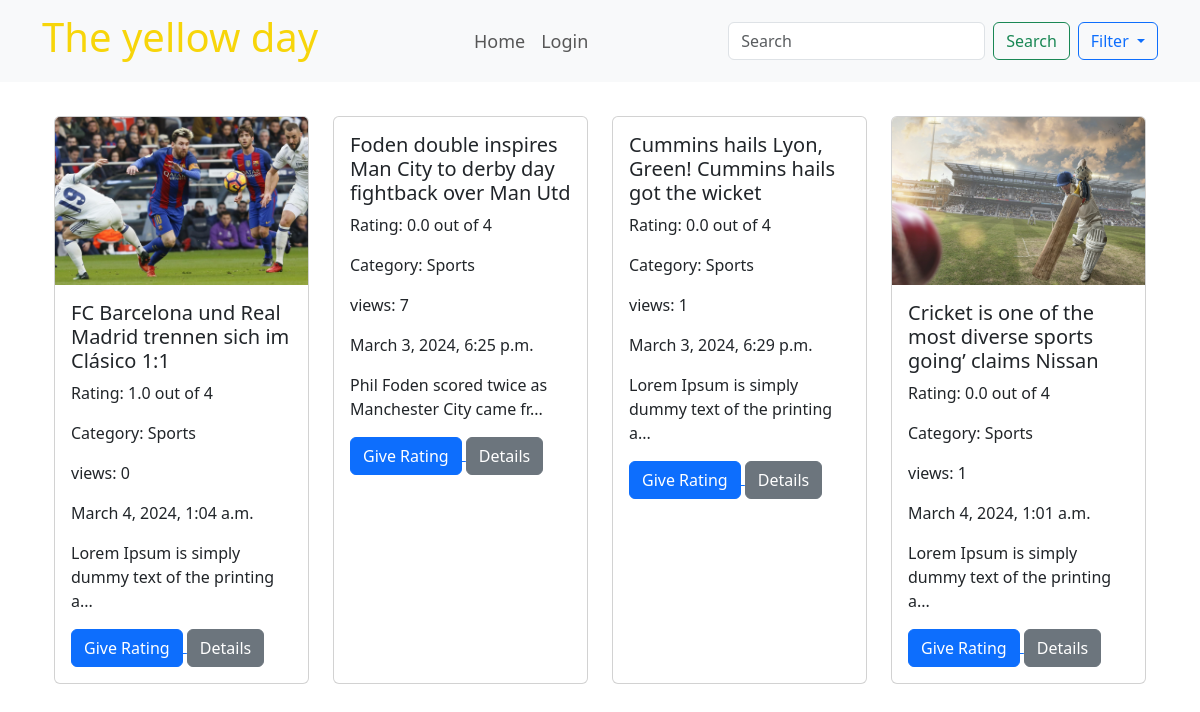
The app's page /news_for_a_category/1/ with its own data.
### posts/models.py (models this page shows)
class Post(models.Model):
    created_at = models.DateTimeField(auto_now_add = True)
    edited_at = models.DateTimeField(auto_now = True)
    categroy = models.ForeignKey(Category,on_delete=models.CASCADE,blank=True,default=None)
    headline = models.CharField(max_length=200)
    description = models.TextField()
    editor = models.ForeignKey(EditorsProfile,on_delete=models.CASCADE,related_name='my_post')
    image = models.ImageField(upload_to='photos/post_img')
    viwes_of_this = models.IntegerField(blank=True,default=0)
    def rating(self):
       now = 0.0
       ave = now
       qeryset_of_rating = Rating.objects.filter(post=self).exists()
       if qeryset_of_rating:
            qeryset_of_rating = Rating.objects.filter(post=self)
            n = qeryset_of_rating.count()
            for i in qeryset_of_rating:now+=i.rating
            ave = now/n
       return  round(ave, 1)
    def short_descriptions(self):
        if len(self.description) > 50:
            return f"{str(self.description)[:50]}..."
        else:
            return f"{str(self.description)}"
    def __lt__(self,others):
        my_rate = self.rating()
        other_rate =others.rating()
        return my_rate<=other_rate

class Rating(models.Model):
    post = models.ForeignKey(Post,on_delete=models.CASCADE,related_name='ratins')
    user = models.ForeignKey(User,on_delete=models.CASCADE,related_name='ratins')
    descriptions = models.TextField()
    created_at = models.DateTimeField(auto_now_add = True)
    edited_at = models.DateTimeField(auto_now = True)
    rating = models.IntegerField(choices=RATING)
    class Meta:
        unique_together = (('post', 'user'),)

class Category(models.Model):
    category_name = models.CharField(max_length=200)
    def __str__(self):return self.category_name

### Newspaper_Site/views.py (the view)
# urls.py: path('news_for_a_category/<int:pk>/', news_for_a_category,name='news_for_a_category'),
def news_for_a_category(request,pk):
    category =  Category.objects.filter(pk=pk).exists()
    if Category:
        category = Category.objects.all()
        categories_with_news = []
        for cata in category:
           yes_there_is_atlest_one_news_for_this_cata = Post.objects.filter(categroy=cata)
           if   yes_there_is_atlest_one_news_for_this_cata: categories_with_news.append(cata)
        current_cata =  Category.objects.get(pk=pk)
        all_news =  Post.objects.filter(categroy= current_cata)
        arr = []
        for single_news in all_news:
            arr.append((single_news))
        arr.sort()
        arr.reverse()
        if all_news.count()<1:return render(request,'gohome1.html')
        return render(request,'index.html',{'all_news':  arr,'category':categories_with_news})
    return render(request,'gohome1.html')

### templates/index.html (shortened to what this page needs)
{% extends "base.html" %}
{% block content %}
      <div class="container" style="padding-top: 10px;">
        <div class="row row-cols-1 row-cols-sm-2 row-cols-md-4 g-4">
            {% for single_news in all_news %}
            <div class="col">
                <div class="card h-100">
                    <img src="{{ single_news.image.url }}" class="card-img-top" alt="{{ single_news.title }}">
                    <div class="card-body">
                        <h5 class="card-title">{{ single_news.headline }}</h5>
                        <p class="card-text">Rating: {{ single_news.rating }} out of 4</p>
                        <p class="card-text">Category: {{ single_news.categroy }}</p>
                        <p class="card-text">views: {{ single_news.viwes_of_this }}</p>
                        <p class="card-text">{{ single_news.created_at }}</p>
                        <p class="card-text">{{ single_news.short_descriptions }}</p>
                        <a href="{% url 'rate_a_news' single_news.id %}">
                            <button class="btn btn-primary">Give Rating</button>
                        </a>
                        <a href="{% url 'ditials_view' single_news.id %}">
                            <button class="btn btn-secondary">Details</button>
                        </a>
                    </div>
                </div>
            </div>
            {% endfor %}
        </div>
    </div>
        {% endblock %}

### records on screen
Post: image (picture), headline "FC Barcelona und Real Madrid trennen sich im Clásico 1:1", rating "1.0", categroy "Sports", viwes_of_this "0", created_at "March 4, 2024, 1:04 a.m.", short_descriptions "Lorem Ipsum is simply dummy text of the printing a..."
Post: headline "Foden double inspires Man City to derby day fightback over Man Utd", rating "0.0", categroy "Sports", viwes_of_this "7", created_at "March 3, 2024, 6:25 p.m.", short_descriptions "Phil Foden scored twice as Manchester City came fr..."
Post: headline "Cummins hails Lyon, Green! Cummins hails got the wicket", rating "0.0", categroy "Sports", viwes_of_this "1", created_at "March 3, 2024, 6:29 p.m.", short_descriptions "Lorem Ipsum is simply dummy text of the printing a..."
Post: image (picture), headline "Cricket is one of the most diverse sports going’ claims Nissan", rating "0.0", categroy "Sports", viwes_of_this "1", created_at "March 4, 2024, 1:01 a.m.", short_descriptions "Lorem Ipsum is simply dummy text of the printing a..."
